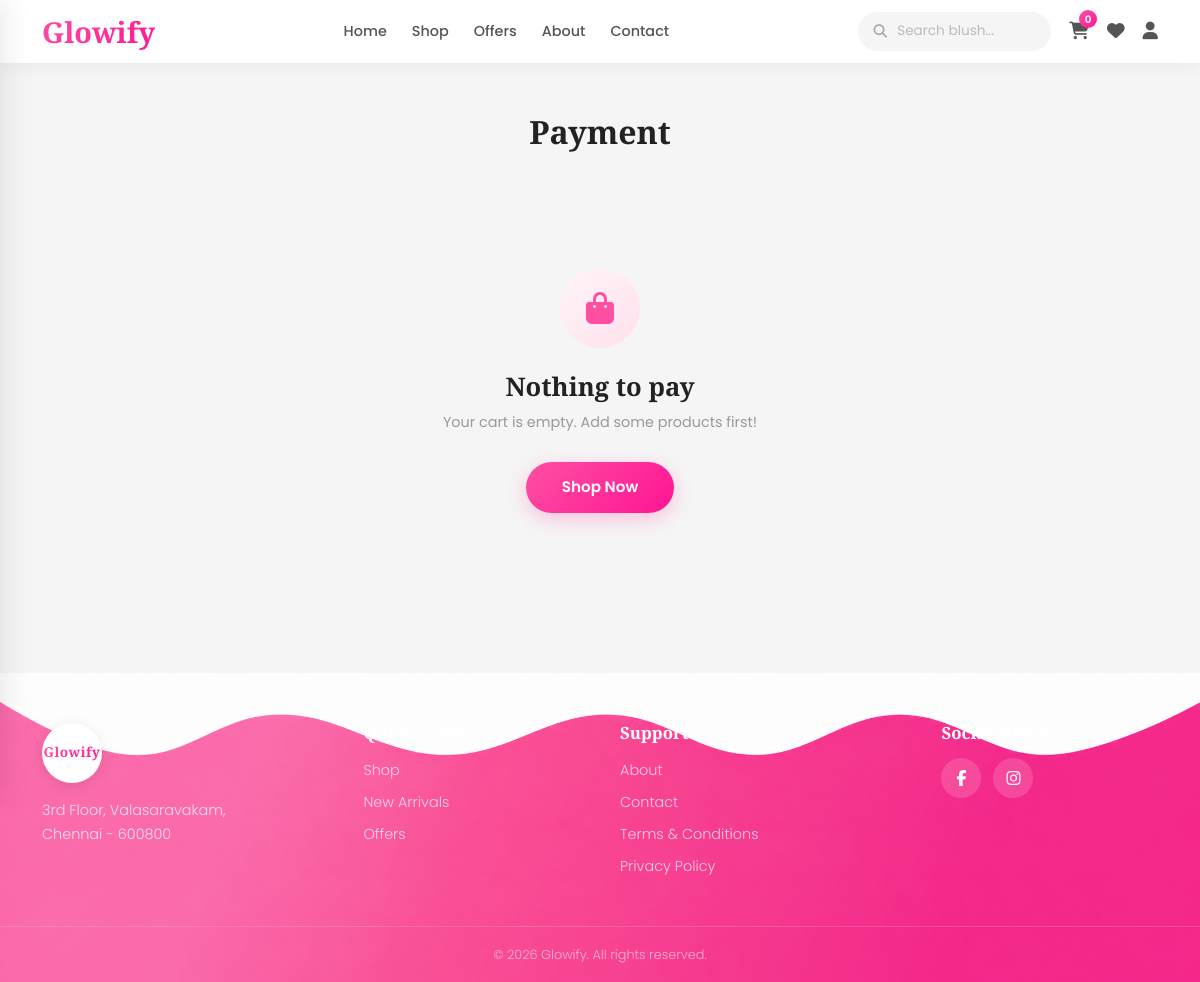
/payment/, run on the app's committed database.
### shop/models.py (models this page shows, shortened)
class FooterSettings(models.Model):
    background_image = models.ImageField(upload_to='footer/', blank=True, null=True, help_text='Upload footer background image')
    bg_color_start = models.CharField(max_length=20, default='#ff4fa3', help_text='Footer gradient start color')
    bg_color_end = models.CharField(max_length=20, default='#ff1493', help_text='Footer gradient end color')
    logo_text = models.CharField(max_length=50, default='Glowify', help_text='Brand logo text')
    address = models.TextField(default='3rd Floor, Valasaravakam,\nChennai - 600800', help_text='Footer address')
    quick_link_1_text = models.CharField(max_length=50, default='Shop')
    quick_link_1_url = models.CharField(max_length=200, default='/shop/')
    quick_link_2_text = models.CharField(max_length=50, default='New Arrivals')
    quick_link_2_url = models.CharField(max_length=200, default='/shop/?sort=newest')
    quick_link_3_text = models.CharField(max_length=50, default='Offers')
    quick_link_3_url = models.CharField(max_length=200, default='/offers/')
    support_link_1_text = models.CharField(max_length=50, default='About')
    support_link_1_url = models.CharField(max_length=200, default='/about/')
    support_link_2_text = models.CharField(max_length=50, default='Contact')
    support_link_2_url = models.CharField(max_length=200, default='/contact/')
    support_link_3_text = models.CharField(max_length=50, default='Terms & Conditions')
    support_link_3_url = models.CharField(max_length=200, default='#')
    support_link_4_text = models.CharField(max_length=50, default='Privacy Policy')
    support_link_4_url = models.CharField(max_length=200, default='#')
    facebook_url = models.CharField(max_length=200, default='#', blank=True, help_text='Facebook page URL')
    instagram_url = models.CharField(max_length=200, default='#', blank=True, help_text='Instagram page URL')
    copyright_text = models.CharField(max_length=200, default='© 2026 Glowify. All rights reserved.')
    is_active = models.BooleanField(default=True)
    updated_at = models.DateTimeField(auto_now=True)
    class Meta:
        verbose_name = 'Footer Setting'
        verbose_name_plural = 'Footer Settings'

### shop/views.py (the view, shortened to what this page needs)
# urls.py: path('payment/', views.payment, name='payment'),
def payment(request):
    cart_data = request.session.get('cart', {})
    cart_items = []
    subtotal = 0.0
    invalid_keys = []
    for k in invalid_keys:
        del cart_data[k]
    if invalid_keys:
        request.session['cart'] = cart_data
        request.session.modified = True
    return render(request, 'shop/payment.html', {
        'cart_items': cart_items,
        'subtotal': subtotal,
        'shipping': 0.0,
        'total': subtotal,
        'item_count': sum(item['qty'] for item in cart_items),
    })

### shop/context_processors.py (called while the page is built)
def footer_settings(request):
    try:
        footer = FooterSettings.objects.filter(is_active=True).first()
    except Exception:
        footer = None
    return {'footer_settings': footer}

def navbar_categories(request):
    try:
        categories = Category.objects.filter(is_active=True)
    except Exception:
        categories = []
    return {'navbar_categories': categories}

def newsletter_image(request):
    try:
        img = NewsletterImage.objects.filter(is_active=True).first()
    except Exception:
        img = None
    return {'newsletter_img': img}

def cart_count(request):
    cart = request.session.get('cart', {})
    count = sum(v.get('qty', 0) for v in cart.values())
    return {'cart_count': count}

### templates/shop/payment.html (shortened to what this page needs)
{% extends 'shop/base.html' %}
{% load static %}
{% block content %}
<section class="payment-section">
    <div class="container">
        <div class="payment-header">
            <h1 class="payment-heading">Payment</h1>
        </div>
        {% if cart_items %}
        <div class="row g-4">
            <div class="col-lg-7">
                <div class="payment-card">
                    <h3 class="payment-card-title">Choose Payment Method</h3>
                    <div class="payment-methods">
                        <label class="payment-method">
                            <input type="radio" name="payment_method" value="card" checked>
                            <span class="payment-method-radio"></span>
                            <i class="fas fa-credit-card"></i>
                            <span class="payment-method-label">Credit / Debit Card</span>
                        </label>
                        <label class="payment-method">
                            <input type="radio" name="payment_method" value="upi">
                            <span class="payment-method-radio"></span>
                            <i class="fas fa-mobile-alt"></i>
                            <span class="payment-method-label">UPI</span>
                        </label>
                        <label class="payment-method">
                            <input type="radio" name="payment_method" value="netbanking">
                            <span class="payment-method-radio"></span>
                            <i class="fas fa-university"></i>
                            <span class="payment-method-label">Net Banking</span>
                        </label>
                        <label class="payment-method">
                            <input type="radio" name="payment_method" value="cod">
                            <span class="payment-method-radio"></span>
                            <i class="fas fa-money-bill-wave"></i>
                            <span class="payment-method-label">Cash on Delivery</span>
                        </label>
                    </div>
                    <div class="payment-card-form" id="cardForm">
                        <div class="row g-3">
                            <div class="col-12">
                                <label class="payment-label">Card Number</label>
                                <input type="text" class="payment-input" placeholder="1234 5678 9012 3456" maxlength="19">
                            </div>
                            <div class="col-sm-6">
                                <label class="payment-label">Expiry Date</label>
                                <input type="text" class="payment-input" placeholder="MM/YY" maxlength="5">
                            </div>
                            <div class="col-sm-6">
                                <label class="payment-label">CVV</label>
                                <input type="text" class="payment-input" placeholder="123" maxlength="4">
                            </div>
                            <div class="col-12">
                                <label class="payment-label">Name on Card</label>
                                <input type="text" class="payment-input" placeholder="John Doe">
                            </div>
                        </div>
                    </div>
                    <button class="pay-now-btn">Pay ₹{{ total|floatformat:2 }} <i class="fas fa-lock"></i></button>
                </div>
            </div>
            <div class="col-lg-5">
                <div class="payment-summary-card">
                    <h3 class="payment-summary-title">Order Summary</h3>
                    <div class="payment-summary-items">
                        {% for item in cart_items %}
                        <div class="payment-summary-item">
                            <div class="payment-summary-img">
                                <img src="{{ item.image }}" alt="{{ item.name }}">
                                <span class="payment-summary-qty">{{ item.qty }}</span>
                            </div>
                            <div class="payment-summary-info">
                                <p class="payment-summary-name">{{ item.name }}</p>
                                <p class="payment-summary-price">₹{{ item.total|floatformat:2 }}</p>
                            </div>
                        </div>
                        {% endfor %}
                    </div>
                    <div class="payment-summary-divider"></div>
                    <div class="payment-summary-row">
                        <span>Subtotal</span>
                        <span>₹{{ subtotal|floatformat:2 }}</span>
                    </div>
                    <div class="payment-summary-row">
                        <span>Shipping</span>
                        <span class="payment-free">Free</span>
                    </div>
                    <div class="payment-summary-divider"></div>
                    <div class="payment-summary-row payment-summary-total">
                        <span>Total</span>
                        <span>₹{{ total|floatformat:2 }}</span>
                    </div>
                </div>
            </div>
        </div>
        {% else %}
        <div class="empty-cart">
            <div class="empty-cart-icon">
                <i class="fas fa-shopping-bag"></i>
            </div>
            <h2 class="empty-cart-title">Nothing to pay</h2>
            <p class="empty-cart-desc">Your cart is empty. Add some products first!</p>
            <a href="{% url 'shop:shop' %}" class="shop-now-btn">Shop Now</a>
        </div>
        {% endif %}
    </div>
</section>
{% endblock %}

### templates/shop/base.html (shortened to what this page needs)
<!DOCTYPE html>
<html lang="en">
<head>
    <link href="https://cdn.jsdelivr.net/npm/bootstrap@5.3.2/dist/css/bootstrap.min.css" rel="stylesheet">
    <link rel="stylesheet" href="https://cdnjs.cloudflare.com/ajax/libs/font-awesome/6.5.1/css/all.min.css">
    <link rel="stylesheet" href="https://cdn.jsdelivr.net/npm/swiper@11/swiper-bundle.min.css">
    <link href="https://unpkg.com/aos@2.3.1/dist/aos.css" rel="stylesheet">
    {% load static %}
    <link rel="stylesheet" href="{% static 'css/style.css' %}">
</head>
<body>
    <nav class="navbar-glass">
        <div class="container">
            <div class="navbar-wrapper">
                <div class="navbar-left">
                    <a href="{% url 'shop:home' %}" class="logo">Glowify</a>
                </div>
                <div class="navbar-center">
                    <a href="{% url 'shop:home' %}" class="nav-link {% if request.resolver_match.url_name == 'home' %}active{% endif %}">Home</a>
                    <div class="nav-dropdown">
                        <a href="{% url 'shop:shop' %}" class="nav-link shop-trigger {% if request.resolver_match.url_name == 'shop' %}active{% endif %}">Shop</a>
                    </div>
                    <a href="{% url 'shop:offers' %}" class="nav-link {% if request.resolver_match.url_name == 'offers' %}active{% endif %}">Offers</a>
                    <a href="{% url 'shop:about' %}" class="nav-link {% if request.resolver_match.url_name == 'about' %}active{% endif %}">About</a>
                    <a href="{% url 'shop:contact' %}" class="nav-link {% if request.resolver_match.url_name == 'contact' %}active{% endif %}">Contact</a>
                </div>
                <div class="navbar-right">
                    <div class="search-container">
                        <form action="{% url 'shop:shop' %}" method="GET">
                            <div class="search-bar">
                                <i class="fas fa-search search-icon"></i>
                                <input type="text" name="q" placeholder="Search blush..." value="{{ search_query }}">
                            </div>
                        </form>
                    </div>
                    <a href="{% url 'shop:cart' %}" class="nav-icon"><i class="fas fa-shopping-cart"></i><span class="badge-count cart-badge">{{ cart_count }}</span></a>
                    <a href="#" class="nav-icon"><i class="fas fa-heart"></i></a>
                    <a href="{% url 'shop:login' %}" class="nav-icon"><i class="fas fa-user"></i></a>
                </div>
            </div>
        </div>
    </nav>
    {% block content %}{% endblock %}
    <footer class="site-footer" style="{% if footer_settings.background_image %}background: url('{{ footer_settings.background_image.url }}') center/cover no-repeat;{% else %}background: linear-gradient(135deg, {{ footer_settings.bg_color_start|default:'#ff4fa3' }}, {{ footer_settings.bg_color_end|default:'#ff1493' }});{% endif %}">
        <div class="container">
            <div class="footer-grid">
                <div class="footer-brand">
                    <div class="footer-logo-circle">
                        <span>{{ footer_settings.logo_text|default:'Glowify' }}</span>
                    </div>
                    <p class="footer-address">{{ footer_settings.address|linebreaksbr }}</p>
                </div>
                <div class="footer-links">
                    <h4>Quick Links</h4>
                    <ul>
                        <li><a href="{{ footer_settings.quick_link_1_url|default:'/shop/' }}">{{ footer_settings.quick_link_1_text|default:'Shop' }}</a></li>
                        <li><a href="{{ footer_settings.quick_link_2_url|default:'/shop/?sort=newest' }}">{{ footer_settings.quick_link_2_text|default:'New Arrivals' }}</a></li>
                        <li><a href="{{ footer_settings.quick_link_3_url|default:'/offers/' }}">{{ footer_settings.quick_link_3_text|default:'Offers' }}</a></li>
                    </ul>
                </div>
                <div class="footer-links">
                    <h4>Support</h4>
                    <ul>
                        <li><a href="{{ footer_settings.support_link_1_url|default:'/about/' }}">{{ footer_settings.support_link_1_text|default:'About' }}</a></li>
                        <li><a href="{{ footer_settings.support_link_2_url|default:'/contact/' }}">{{ footer_settings.support_link_2_text|default:'Contact' }}</a></li>
                        <li><a href="{{ footer_settings.support_link_3_url|default:'#' }}">{{ footer_settings.support_link_3_text|default:'Terms & Conditions' }}</a></li>
                        <li><a href="{{ footer_settings.support_link_4_url|default:'#' }}">{{ footer_settings.support_link_4_text|default:'Privacy Policy' }}</a></li>
                    </ul>
                </div>
                <div class="footer-social">
                    <h4>Social Media</h4>
                    <div class="social-icons">
                        <a href="{{ footer_settings.facebook_url|default:'#' }}" aria-label="Facebook"><i class="fab fa-facebook-f"></i></a>
                        <a href="{{ footer_settings.instagram_url|default:'#' }}" aria-label="Instagram"><i class="fab fa-instagram"></i></a>
                    </div>
                </div>
            </div>
        </div>
        <div class="footer-bottom">
            <div class="container">
                <p>{{ footer_settings.copyright_text|default:'© 2026 Glowify. All rights reserved.' }}</p>
            </div>
        </div>
    </footer>
</body>
</html>

### data on the page
FooterSettings: background_image (picture), logo_text "Glowify", address "3rd Floor, Valasaravakam, Chennai - 600800", quick_link_1_text "Shop", quick_link_2_text "New Arrivals", quick_link_3_text "Offers", support_link_1_text "About", support_link_2_text "Contact", support_link_3_text "Terms & Conditions", support_link_4_text "Privacy Policy", copyright_text "© 2026 Glowify. All rights reserved."

### other printed values
{{ cart_count }} "0"
